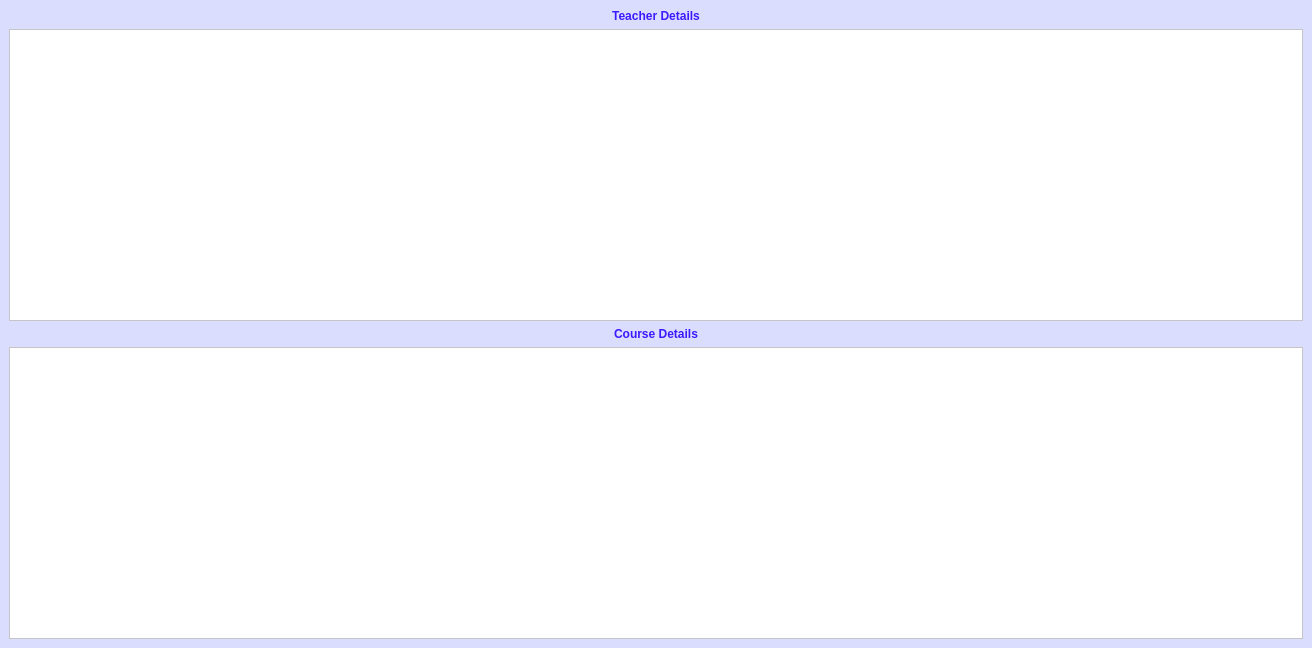
<?xml version="1.0" encoding="UTF-8"?>
<ui version="4.0">
 <class>MainWindow</class>
 <widget class="QMainWindow" name="MainWindow">
  <property name="geometry">
   <rect>
    <x>0</x>
    <y>0</y>
    <width>1312</width>
    <height>648</height>
   </rect>
  </property>
  <property name="windowTitle">
   <string>MainWindow</string>
  </property>
  <property name="styleSheet">
   <string notr="true">background-color: rgb(219, 221, 255);</string>
  </property>
  <widget class="QWidget" name="centralwidget">
   <layout class="QVBoxLayout" name="verticalLayout">
    <item>
     <widget class="QLabel" name="label_2">
      <property name="layoutDirection">
       <enum>Qt::LeftToRight</enum>
      </property>
      <property name="styleSheet">
       <string notr="true">color: rgb(60, 25, 255);
font: 14pt &quot;Nirmala UI&quot;;</string>
      </property>
      <property name="text">
       <string>&lt;html&gt;&lt;head/&gt;&lt;body&gt;&lt;p align=&quot;center&quot;&gt;&lt;span style=&quot; font-weight:600;&quot;&gt;Teacher Details&lt;/span&gt;&lt;/p&gt;&lt;/body&gt;&lt;/html&gt;</string>
      </property>
     </widget>
    </item>
    <item>
     <widget class="QTextBrowser" name="teacher_details">
      <property name="styleSheet">
       <string notr="true">font: 12pt &quot;Consolas&quot;;
background-color: rgb(255, 255, 255);</string>
      </property>
     </widget>
    </item>
    <item>
     <widget class="QLabel" name="label">
      <property name="styleSheet">
       <string notr="true">color: rgb(60, 25, 255);
font: 14pt &quot;Nirmala UI&quot;;</string>
      </property>
      <property name="text">
       <string>&lt;html&gt;&lt;head/&gt;&lt;body&gt;&lt;p align=&quot;center&quot;&gt;&lt;span style=&quot; font-weight:600;&quot;&gt;Course Details&lt;/span&gt;&lt;/p&gt;&lt;/body&gt;&lt;/html&gt;</string>
      </property>
     </widget>
    </item>
    <item>
     <widget class="QTextBrowser" name="course_details">
      <property name="styleSheet">
       <string notr="true">font: 12pt &quot;Consolas&quot;;
background-color: rgb(255, 255, 255);</string>
      </property>
     </widget>
    </item>
   </layout>
  </widget>
 </widget>
 <resources/>
 <connections/>
</ui>
